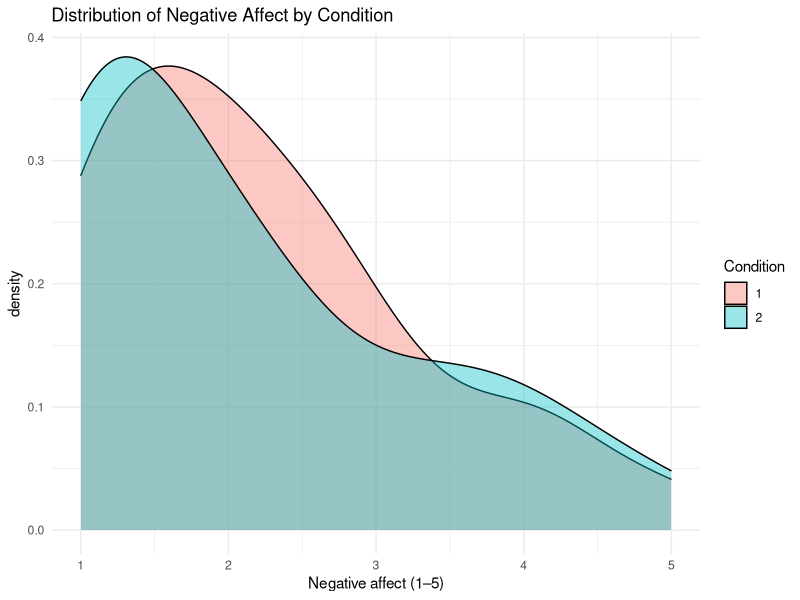

This chart was generated by the following R code:
## ---- chunk 1
library(tidyverse)
library(haven)

studydata_raw <- read_sav("AI Purpose Questions and Plan Clarity Study.sav") %>% 
  as_tibble()
## ---- chunk 2
studydata_emotion <- studydata_raw %>% 
  transmute(
    id           = ID,
    condition    = condition,         
    neg_affect   = NegAff_Mean
  )
## ---- chunk 3
cond1_distress <- studydata_emotion %>% 
  filter(condition == 1) %>% 
  select(id, neg_affect)

cond2_distress <- studydata_emotion %>% 
  filter(condition == 2) %>% 
  select(id, neg_affect)
## ---- chunk 4
ggplot(studydata_emotion,
       aes(x = neg_affect, fill = factor(condition))) +
  geom_density(alpha = 0.4) +
  labs(
    title = "Distribution of Negative Affect by Condition",
    x = "Negative affect (1–5)",
    fill = "Condition"
  ) +
  theme_minimal()
